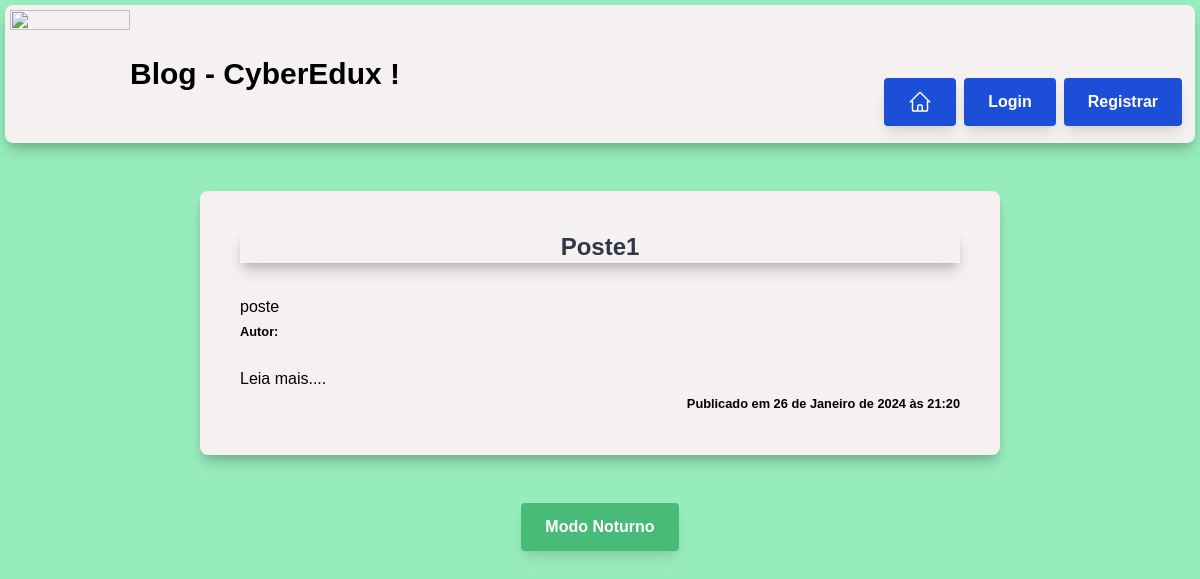
Before: / with the older database file.
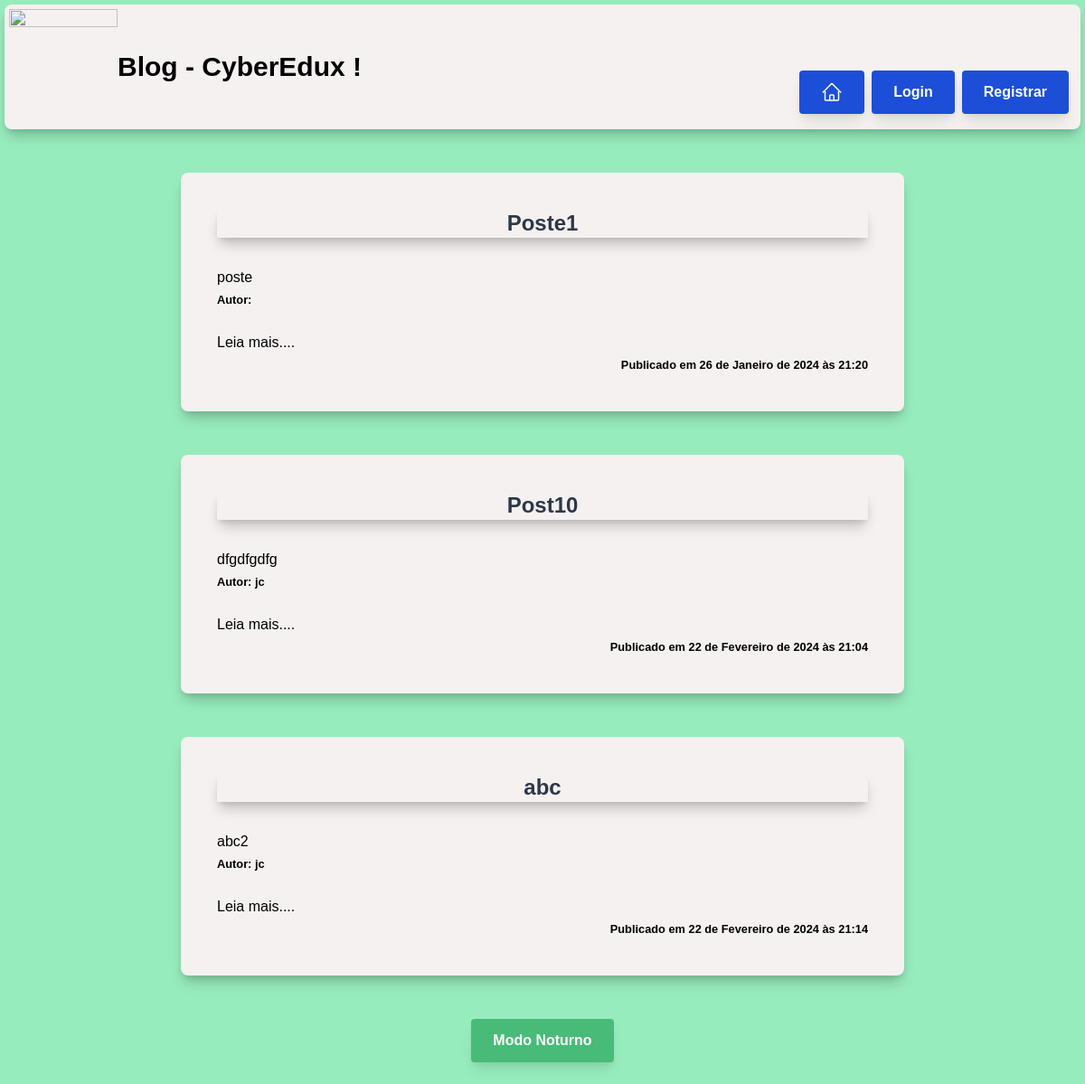
After: the same page with the newer database file.
### APP_1/models.py (models this page shows)
class Post (models.Model):
    titulo = models.CharField(max_length = 200)
    conteudo = models.TextField()
    publicacao_em = models.DateTimeField(auto_now_add = True)
    autor = models.CharField(max_length = 100)
    resumo = models.TextField()
    slug = models.SlugField(unique = True )
    img = models.CharField(max_length = 200)
    class meta:
        ordering = ['-publicado_em']

### APP_1/views.py (the view)
# urls.py: path('', views.home, name='home'),
def home(request):
    posts = Post.objects.all()
    return render(request, 'home.html', {'posts': posts})

### APP_1/templates/home.html (shortened to what this page needs)
{% extends 'base.html' %}
{% block conteudo %}
{% for post in posts %}
<section class="my-9 p-10 info-section bg-white rounded-lg">
    <h2 class="text-2xl font-bold section-title">{{post.titulo}}</h2>
    <p>{{post.resumo}}</p>
    <small><strong>Autor: {{post.autor}}</strong></small>
    <br><br>
    <a href="{{post.slug}}" class="hover:text-blue-800 hover:font-bold hover:bg-yellow-200">Leia mais....</a>
    <div class="text-right mt+10 mr+2">
        <small class="font-bold"> Publicado em {{post.publicacao_em}}</small>
    </div>
</section>
{% endfor %}
{% endblock %}

Changed rows visible on the page:
added Post: titulo "Post10", resumo "dfgdfgdfg", autor "jc", publicacao_em "22 de Fevereiro de 2024 às 21:04"
added Post: titulo "abc", resumo "abc2", autor "jc", publicacao_em "22 de Fevereiro de 2024 às 21:14"
